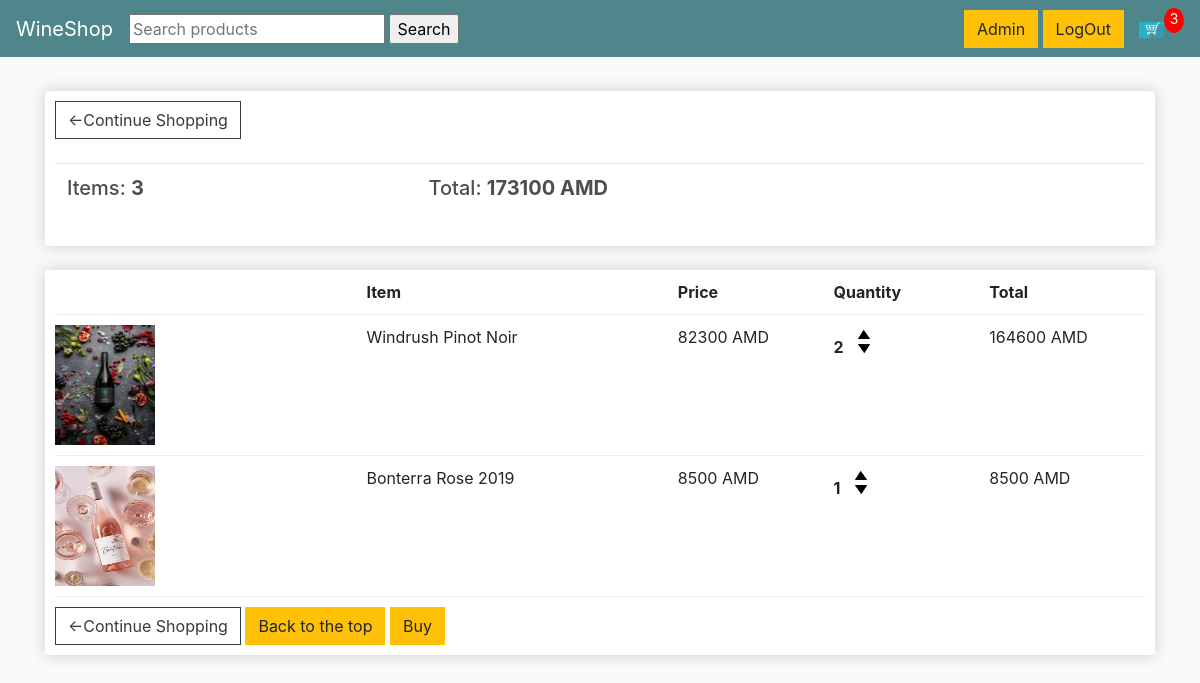
The page /cart/ (signed in) on the database as committed earlier.
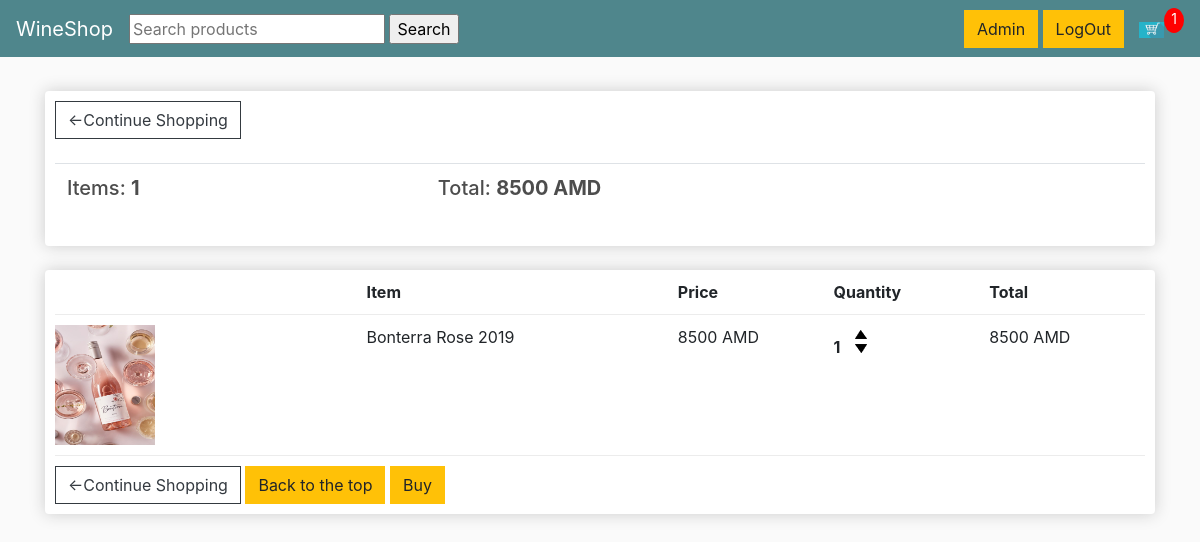
The same page on the database as committed later.
### store/models.py (models this page shows, shortened)
class Order(models.Model):
    user = models.ForeignKey(User, on_delete=models.SET_NULL, null=True, blank=True)
    date_order = models.DateTimeField(auto_now_add=True)
    complete = models.BooleanField(default=False, null=True, blank=False)
    transaction_id = models.CharField(max_length=200, null=True)
    @property
    def get_cart_total(self):
        orderitems = self.orderitem_set.all()
        total = sum([item.get_total for item in orderitems])
        return total
    @property
    def get_cart_items(self):
        orderitems = self.orderitem_set.all()
        total = sum([item.quantity for item in orderitems])
        return total

class OrderItem(models.Model):
    product = models.ForeignKey(Product, on_delete=models.SET_NULL, blank=True, null=True)
    order = models.ForeignKey(Order, on_delete=models.SET_NULL, blank=True, null=True)
    quantity = models.IntegerField(default=0, null=True, blank=True)
    date_added = models.DateTimeField(auto_now_add=True)
    @property
    def get_total(self):
        total = self.product.price * self.quantity
        return total

class Product(models.Model):
    name = models.CharField(max_length=200, null=True)
    price = models.DecimalField(max_digits=20, decimal_places=0)
    image = models.ImageField(null=True, blank=True)
    category = models.CharField(max_length=200, null=True)
    capacity = models.IntegerField(null=True)
    country = models.CharField(max_length=200, null=True)
    brand = models.TextField(null=True)
    percent_of_alcohol = models.FloatField(null=True)
    @property
    def imageURL(self):
        try:
            url = self.image.url
        except:
            url = ''
        return url

### store/views.py (the view)
# urls.py: path('cart/', views.cart, name='Cart'),
def cart(request):
    data = cartData(request)
    cartItems = data['cartItems']
    order = data['order']
    items = data['items']
    context = {'items': items, 'order': order, 'cartItems': cartItems}
    return render(request, 'store/cart.html', context)

### store/utils.py (called while the page is built)
def cartData(request):
    if request.user.is_authenticated:
        user = request.user
        order, created = Order.objects.get_or_create(user=user, complete=False)
        items = order.orderitem_set.all()
        cartItems = order.get_cart_items
    else:
        cookieData = cookieCart(request)
        cartItems = cookieData['cartItems']
        order = cookieData['order']
        items = cookieData['items']
    return {'items': items, 'order': order, 'cartItems': cartItems}

### store/templates/store/cart.html (shortened to what this page needs)
{% extends 'store/main.html' %}
{% load static %}
{% block content %}
    <div class="row">
        <div class="col-lg-12">
            <div class="box-element">
                <a class="btn btn-outline-dark" href="{% url 'Store' %}">&#x2190;Continue Shopping</a>
                <br>
                <br>
                <table class="table">
                    <tr>
                        <th><h5>Items: <strong>{{ order.get_cart_items }}</strong></h5></th>
                        <th><h5>Total: <strong>{{ order.get_cart_total }} AMD</strong></h5></th>
                    </tr>
                </table>
            </div>
            <br>
            <div class="box-element">
                <div class="cart-row">
                    <div style="flex:2"></div>
                    <div style="flex:2"><strong>Item</strong></div>
                    <div style="flex:1"><strong>Price</strong></div>
                    <div style="flex:1"><strong>Quantity</strong></div>
                    <div style="flex:1"><strong>Total</strong></div>
                </div>
                {% for item in items %}
                <div class="cart-row">
                    <div style="flex:2"><img class="row-image" src="{{ item.product.imageURL }}"></div>
                    <div style="flex:2"><p>{{ item.product.name }}</p></div>
                    <div style="flex:1"><p>{{ item.product.price }} AMD</p></div>
                    <div style="flex:1">
                        <p class="quantity">{{ item.quantity }}</p>
                        <div class="quantity">
                            <img data-product="{{item.product.id}}" data-action="add" class="chg-quantity update-cart" src="{% static  'images/arrow-up.png' %}">
                            <img data-product="{{item.product.id}}" data-action="remove" class="chg-quantity update-cart" src="{% static  'images/arrow-down.png' %}">                        </div>
                    </div>
                    <div style="flex:1">{{ item.get_total }} AMD</div>
                </div>
                {% endfor %}
                {% if request.user.is_authenticated %}
                <a class="btn btn-outline-dark" href="{% url 'Store' %}">&#x2190;Continue Shopping</a>
                <a href="#" class="btn btn-warning">Back to the top</a>
                <a href="{% url 'Confirm' %}" class="btn btn-warning">Buy</a>
                {% else %}
                <a class="btn btn-outline-dark" href="{% url 'Store' %}">&#x2190;Continue Shopping</a>
                <a href="#" class="btn btn-warning">Back to the top</a>
                <a href="{% url 'CreateUser' %}" class="btn btn-warning">Buy</a>
                {% endif %}
			</div>
		</div>
	</div>
{% endblock content %}

### store/templates/store/main.html (shortened to what this page needs)
<!DOCTYPE html>
{% load static %}
<html lang="en">
<head>
    <link rel="stylesheet" href="https://stackpath.bootstrapcdn.com/bootstrap/4.4.1/css/bootstrap.min.css">
    <link rel="stylesheet" type="text/css" href="{% static 'css/main.css' %}">
</head>
<body>
    <div class="sticky-top">
    <nav class="navbar navbar-expand-lg navbar-dark bg-dark">
      <a class="navbar-brand" href="{% url 'Store' %}">WineShop</a>
      <div class="collapse navbar-collapse" id="navbarSupportedContent">
        <ul class="navbar-nav mr-auto">
          <li class="nav-item active">
          <form action="{% url 'Store' %}" method="POST">
          <input type="text" name="q" placeholder="Search products"/>
          <input type="submit" name="submit" value="Search"/>
          </form>
          </li>
        </ul>
        <div class="form-inline my-2 my-lg-0">
            {% if request.user.is_authenticated %}
            <div>
            <a href="{% url 'ProfilePage' %}" class="btn btn-warning">{{user.username}}</a>
            <a href="{% url 'LogOut' %}" class="btn btn-warning">LogOut</a>
            </div>
            {% else %}
            <div>
            <a href="{% url 'LogIn' %}" class="btn btn-warning">LogIn</a>
            <a href="{% url 'CreateUser' %}" class="btn btn-warning">Register</a>
            </div>
            {% endif %}
            <a href="{% url 'Cart' %}">
                    <img  id="cart-icon" src="{% static 'images/cart.png' %}">
        </a>
        <p id="cart-total">{{cartItems}}</p>
        </div>
      </div>
    </nav>
    </div>
        <div class="container">
            <br>
            {% block content %}
            {% endblock content %}
        </div>
</body>
</html>

### static/css/main.css (style rules this page uses)
body { background-color: hsl(0, 0%, 98%); }
h1,h2,h3,h4,h5,h6 { color:hsl(0, 0%, 30%); }
.box-element { box-shadow:hsl(0, 0%, 80%) 0 0 16px; background-color: #fff; border-radius: 4px; padding: 10px; }
.bg-dark { background-color: #4f868c!important; }
#cart-icon { width:25px; display: inline-block; margin-left: 15px; }
#cart-total { display: block; text-align: center; color:#fff; background-color: red; width: 20px; height: 25px; border-radius: 50%; font-size: 14px; }
.col-lg-4, .col-lg-6, .col-lg-8, .col-lg-12 { margin-top: 10px; }
.btn { border-radius: 0; }
.row-image { width: 100px; height: 120px; }
.cart-row { display: flex; align-items: flex-stretch; padding-bottom: 10px; margin-bottom: 10px; border-bottom: 1px solid #ececec; }
.quantity { display: inline-block; font-weight: 700; padding-right:10px; }
.chg-quantity { width: 12px; cursor: pointer; display: block; margin-top: 5px; transition:.1s; }

Rows that differ between the two databases and show on the page:
no longer on this page (row edited): Order: get_cart_items "3", get_cart_total "173100"
removed OrderItem: product.imageURL (picture), product.name "Windrush Pinot Noir", product.price "82300", quantity "2", get_total "164600"
added Order: get_cart_items "1", get_cart_total "8500"
Other text that changed with them:
{{ cartItems }}: "3" → "1"
